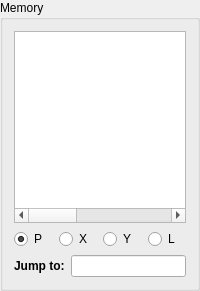
     <widget class="QGroupBox" name="groupBox">
      <property name="maximumSize">
       <size>
        <width>200</width>
        <height>16777215</height>
       </size>
      </property>
      <property name="title">
       <string>Memory</string>
      </property>
      <layout class="QGridLayout" name="gridLayout_28">
       <item row="0" column="0">
        <widget class="QTableWidget" name="tableWidgetMemory">
         <property name="tabKeyNavigation">
          <bool>false</bool>
         </property>
         <property name="selectionMode">
          <enum>QAbstractItemView::SingleSelection</enum>
         </property>
         <property name="showGrid">
          <bool>false</bool>
         </property>
         <property name="wordWrap">
          <bool>false</bool>
         </property>
         <property name="cornerButtonEnabled">
          <bool>false</bool>
         </property>
         <property name="rowCount">
          <number>0</number>
         </property>
         <property name="columnCount">
          <number>3</number>
         </property>
         <attribute name="horizontalHeaderVisible">
          <bool>false</bool>
         </attribute>
         <attribute name="verticalHeaderVisible">
          <bool>false</bool>
         </attribute>
         <column/>
         <column/>
         <column/>
        </widget>
       </item>
       <item row="1" column="0">
        <layout class="QHBoxLayout" name="horizontalLayout_8">
         <item>
          <widget class="QRadioButton" name="radioButtonP">
           <property name="text">
            <string>P</string>
           </property>
           <property name="checked">
            <bool>true</bool>
           </property>
          </widget>
         </item>
         <item>
          <widget class="QRadioButton" name="radioButtonX">
           <property name="text">
            <string>X</string>
           </property>
          </widget>
         </item>
         <item>
          <widget class="QRadioButton" name="radioButtonY">
           <property name="text">
            <string>Y</string>
           </property>
          </widget>
         </item>
         <item>
          <widget class="QRadioButton" name="radioButtonL">
           <property name="text">
            <string>L</string>
           </property>
          </widget>
         </item>
        </layout>
       </item>
       <item row="2" column="0">
        <layout class="QHBoxLayout" name="horizontalLayout_7">
         <item>
          <widget class="QLabel" name="label_74">
           <property name="text">
            <string>&lt;html&gt;&lt;head/&gt;&lt;body&gt;&lt;p&gt;&lt;span style=&quot; font-weight:600;&quot;&gt;Jump to:&lt;/span&gt;&lt;/p&gt;&lt;/body&gt;&lt;/html&gt;</string>
           </property>
          </widget>
         </item>
         <item>
          <widget class="QLineEdit" name="lineEditGoto">
           <property name="inputMask">
            <string>HHHH</string>
           </property>
          </widget>
         </item>
        </layout>
       </item>
      </layout>
     </widget>
